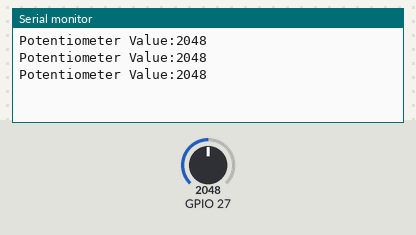
Bench run of a sketch on a simulated ESP32. Shown: the last lines printed to the serial monitor. The test bench sets the inputs (shaded band); at power-on: GPIO 27 = 2048.

Above: at 1.3 s.
1.4 s: GPIO 27 set to 2866
At 1.9 s:
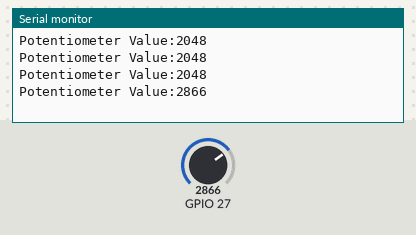
2.9 s: GPIO 27 set to 3603
At 3.4 s:
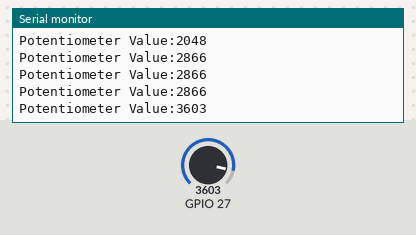
Timing chart, 0 to 5.9 s (numbered marks = the images above; inputs shaded):
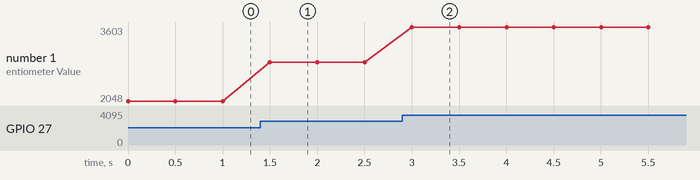

Measured:
- after the input at 1.4 s, the serial monitor: prints a new line after 0.10 s (image 1)
- after the input at 2.9 s, the serial monitor: prints a new line after 0.10 s (image 2)
- plotted number 1: 2048 → 2866 after the input at 1.4 s, 2866 → 3603 after the input at 2.9 s

The sketch:

ESP32_Microcontroller.ino
```cpp
//Reading a potentiometer using ESP32
const int potPin = 25;
//GPI014 is input only

void
 setup() {
  Serial.begin(115200);

}

void loop() {
  // put your main code here, to run repeatedly:
int potValue =analogRead(27);
Serial.print("Potentiometer Value:");
Serial.println(potValue);
//Print the value
delay(500);
}
```
